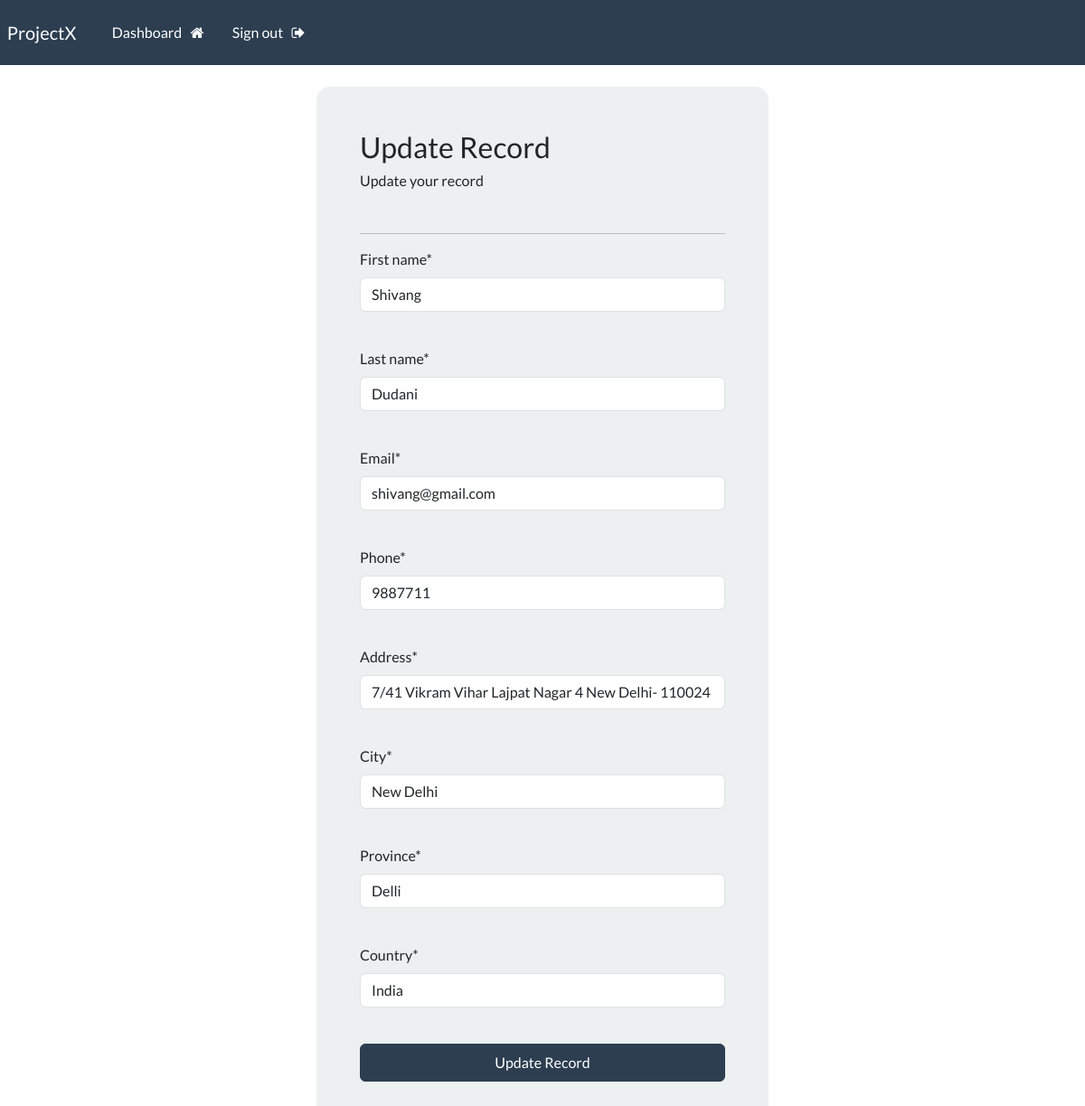
The app's page /update-record/1 (signed in) with its own data.
### webapp/models.py (models this page shows, shortened)
class Record(models.Model):
    creation_date = models.DateTimeField(auto_now_add=True)
    first_name = models.CharField(max_length = 255)
    last_name = models.CharField(max_length = 255)
    email = models.CharField(max_length = 255)
    phone = models.CharField(max_length = 15)
    address = models.CharField(max_length = 255)
    city = models.CharField(max_length = 255)
    province = models.CharField(max_length = 255)
    country = models.CharField(max_length = 255)

### webapp/views.py (the view)
# urls.py: path('update-record/<int:pk>',views.update_record, name="update-record"),
@login_required(login_url='my-login')
def update_record(request,pk):
    record = Record.objects.get(id = pk)
    form = UpdateRecordForm(instance = record)
    if request.method == "POST":
        form = UpdateRecordForm(request.POST,instance = record)
        if form.is_valid():
            form.save()
            messages.success(request, "Record updated successfully")
            return redirect('dashboard')
    context = {'form':form}
    return render(request,'webapp/update-record.html',context = context)

### webapp/forms.py
class UpdateRecordForm(forms.ModelForm):
    class Meta:
        model = Record
        fields = ['first_name','last_name', 'email','phone','address','city','province','country']

### webapp/templates/webapp/update-record.html (shortened to what this page needs)
{% extends 'webapp/base.html'%}
{% load crispy_forms_tags %}
{%block content%}
    <body>
        <div class = "container bg-light shadow-md p-5 form-layout">
            <h3>Update Record</h3>
            <h6>Update your record</h6>
            <br>
            <hr>
            <form method = "POST" autocomplete= "off">
                {{form.first_name|as_crispy_field}}
                <br>
                {{form.last_name|as_crispy_field}}
                <br>
                {{form.email|as_crispy_field}}
                <br>
                {{form.phone|as_crispy_field}}
                <br>
                {{form.address|as_crispy_field}}
                <br>
                {{form.city|as_crispy_field}}
                <br>
                {{form.province|as_crispy_field}}
                <br>
                {{form.country|as_crispy_field}}
                <br>
                <button type = "submit" class = "btn btn-primary w-100 btn-block p-2">Update Record</button>
            </form>
        </div>
    </body>
{% endblock%}

### static/css/styles.css (style rules this page uses)
.form-layout { border-radius: 15px; width : 500px; }

### records on screen
Record: first_name "Shivang", last_name "Dudani", email "shivang@gmail.com", phone "9887711", address "7/41 Vikram Vihar Lajpat Nagar 4 New Delhi- 110024", city "New Delhi", province "Delli", country "India"
